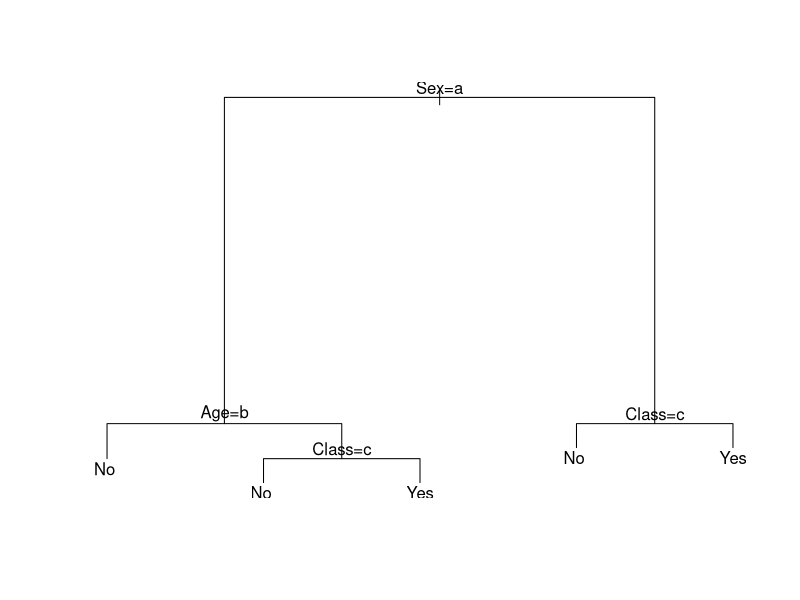

The R source for this figure:
library("rpart")
tit  <- as.data.frame(Titanic)
ind  <- rep(seq(nrow(tit)), tit$Freq) 
x    <- tit[ind,]
#
fit <- rpart(Survived~Class+Sex+Age, data=x)
fit
#
fit <- rpart(Survived~Class+Sex+Age, data=x, 
             method="class", 
             parms=list(split="information"))
fit
plot(fit); text(fit)
